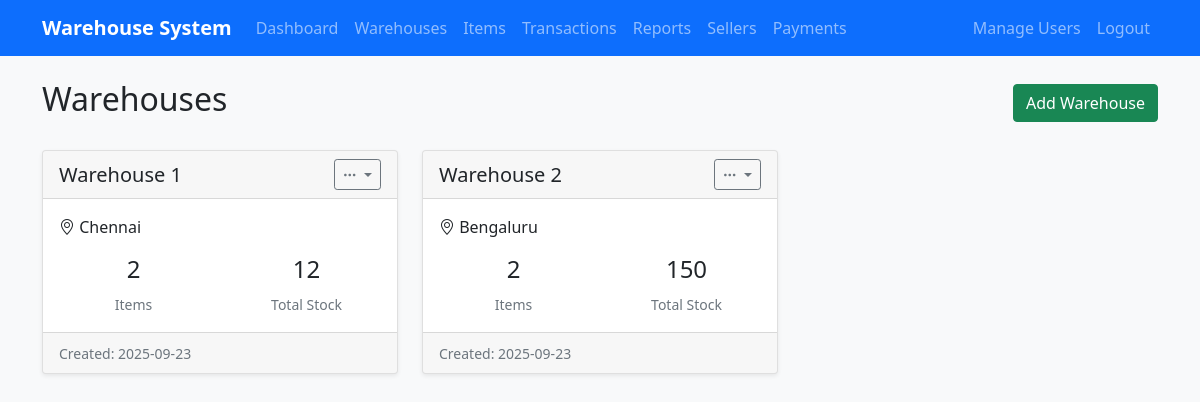
Screenshot of /warehouses/ (signed in) with the database file from the repository.
### app/models.py (models this page shows, shortened)
class Warehouse(db.Model):
    id = db.Column(db.Integer, primary_key=True)
    name = db.Column(db.String(100), nullable=False)
    location = db.Column(db.String(200), nullable=True)
    description = db.Column(db.Text, nullable=True)
    created_at = db.Column(db.DateTime, default=datetime.utcnow)
    items = db.relationship('Item', backref='warehouse', lazy=True, cascade='all, delete-orphan')
    transactions = db.relationship('Transaction', backref='warehouse', lazy=True)

### app/warehouses/routes.py (the view)
@bp.route('/')
@login_required
def list_warehouses():
    warehouses = Warehouse.query.all()
    return render_template('warehouses/list.html', warehouses=warehouses)

### app.py (called while the page is built, shortened)
@app.before_request
def create_tables():
    db.create_all()

### app/models.py (called while the page is built)
    def can_create_warehouse(self):
        return self.role == Role.ADMIN

    def can_manage_users(self):
        return self.role == Role.ADMIN

### app/templates/warehouses/list.html (shortened to what this page needs)
{% extends "base.html" %}
{% block content %}
<div class="d-flex justify-content-between align-items-center mb-4">
    <h2>Warehouses</h2>
    {% if current_user.can_create_warehouse() %}
    <a href="{{ url_for('warehouses.create_warehouse') }}" class="btn btn-success">
        Add Warehouse
    </a>
    {% endif %}
</div>
<div class="row">
    {% for warehouse in warehouses %}
    <div class="col-md-6 col-lg-4 mb-4">
        <div class="card">
            <div class="card-header d-flex justify-content-between align-items-center">
                <h5 class="mb-0">{{ warehouse.name }}</h5>
                {% if current_user.can_create_warehouse() %}
                <div class="dropdown">
                    <button class="btn btn-sm btn-outline-secondary dropdown-toggle" data-bs-toggle="dropdown">
                        <i class="bi bi-three-dots"></i>
                    </button>
                </div>
                {% endif %}
            </div>
            <div class="card-body">
                {% if warehouse.location %}
                <p><i class="bi bi-geo-alt"></i> {{ warehouse.location }}</p>
                {% endif %}
                <div class="row text-center">
                    <div class="col-6">
                        <h4>{{ warehouse.items|length }}</h4>
                        <small class="text-muted">Items</small>
                    </div>
                    <div class="col-6">
                        <h4>{{ warehouse.items|sum(attribute='current_stock') }}</h4>
                        <small class="text-muted">Total Stock</small>
                    </div>
                </div>
            </div>
            <div class="card-footer">
                <small class="text-muted">Created: {{ warehouse.created_at.strftime('%Y-%m-%d') }}</small>
            </div>
        </div>
    </div>
    {% endfor %}
</div>
{% endblock %}

### static/css/custom.css (style rules this page uses)
body { background-color: #f8f9fa; }
.card { box-shadow: 0 0.125rem 0.25rem rgba(0, 0, 0, 0.075); border: 1px solid rgba(0, 0, 0, 0.125); }

### rows the page displays
Warehouse: name "Warehouse 1", location "Chennai", items|length "2", items|sum "12", created_at "2025-09-23"
Warehouse: name "Warehouse 2", location "Bengaluru", items|length "2", items|sum "150", created_at "2025-09-23"
